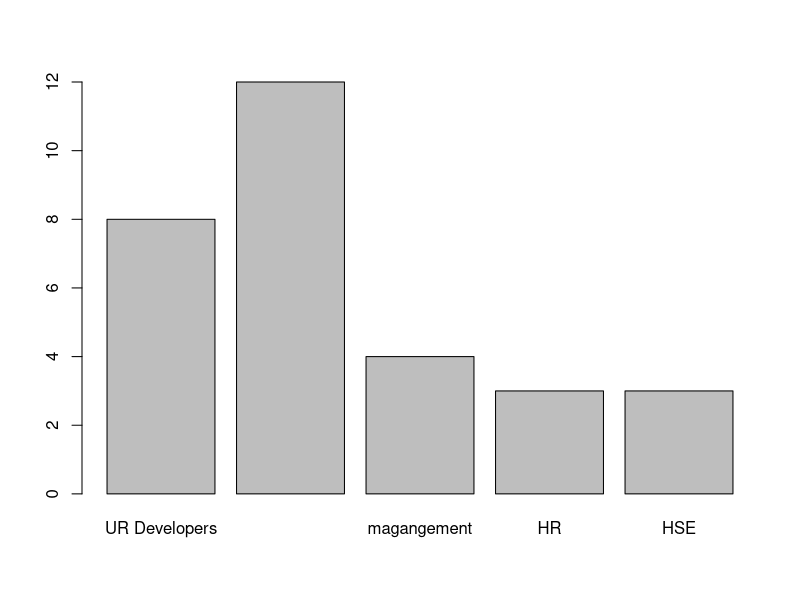
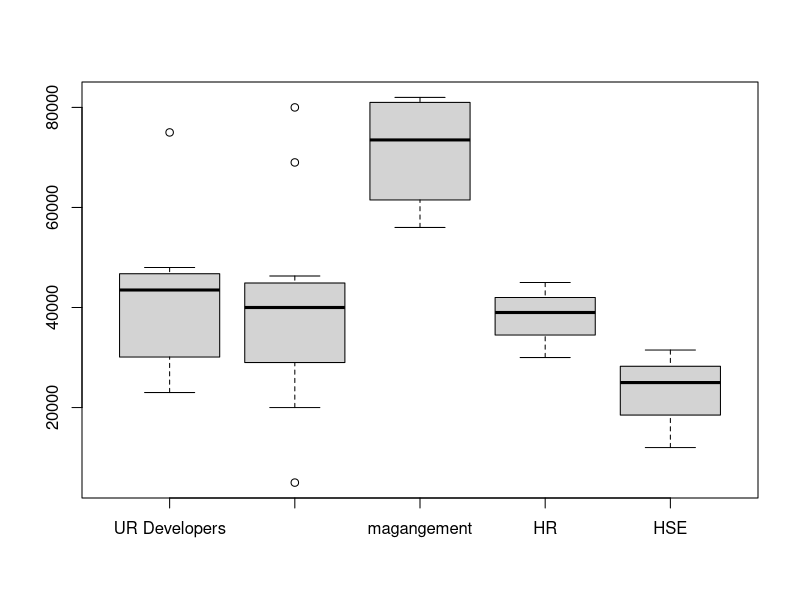
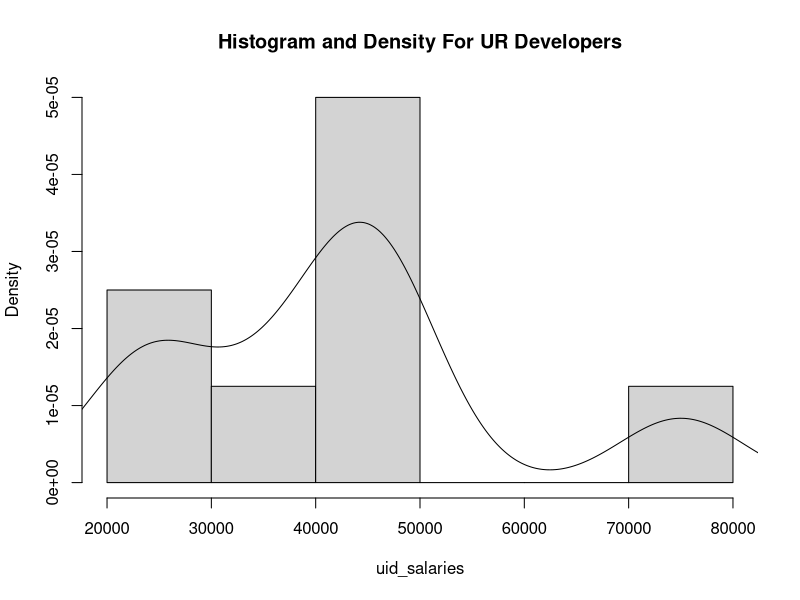
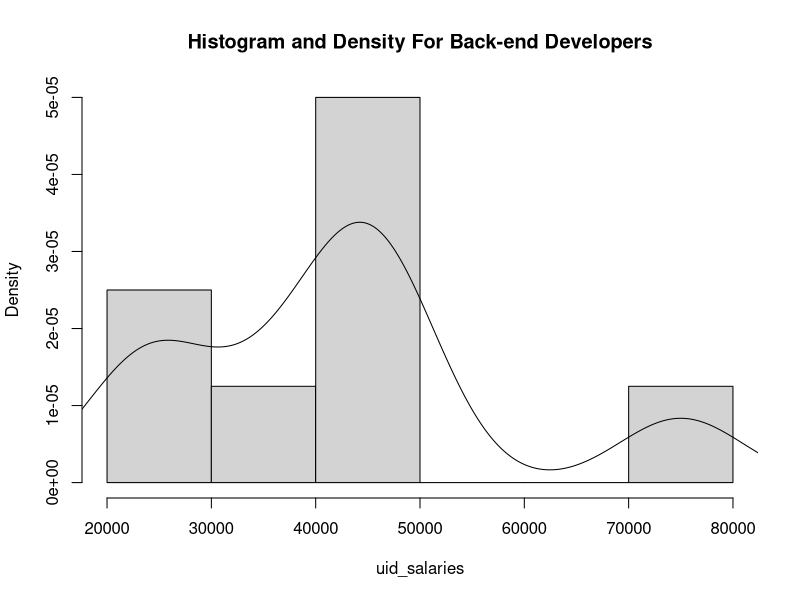
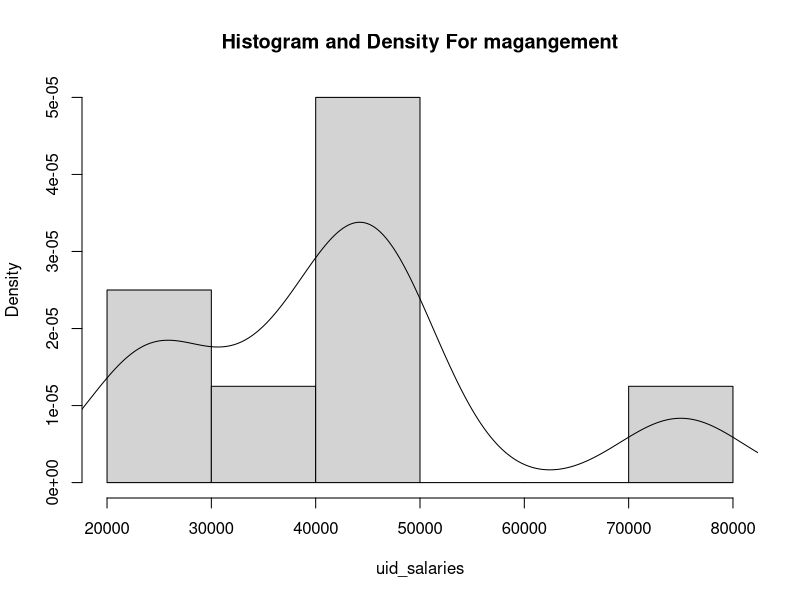
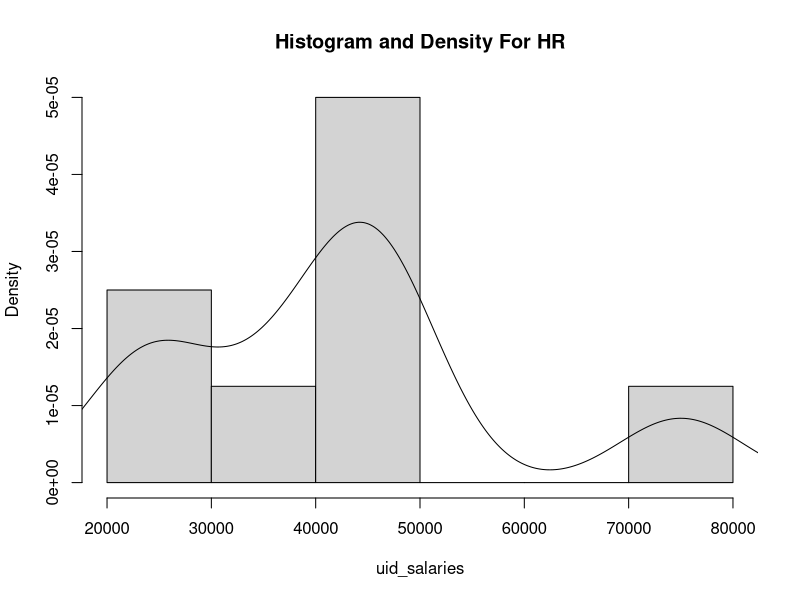
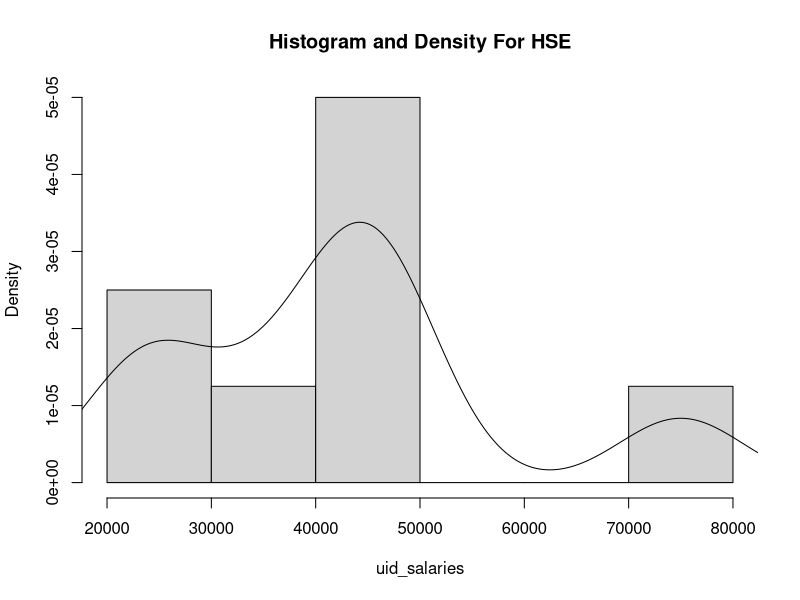
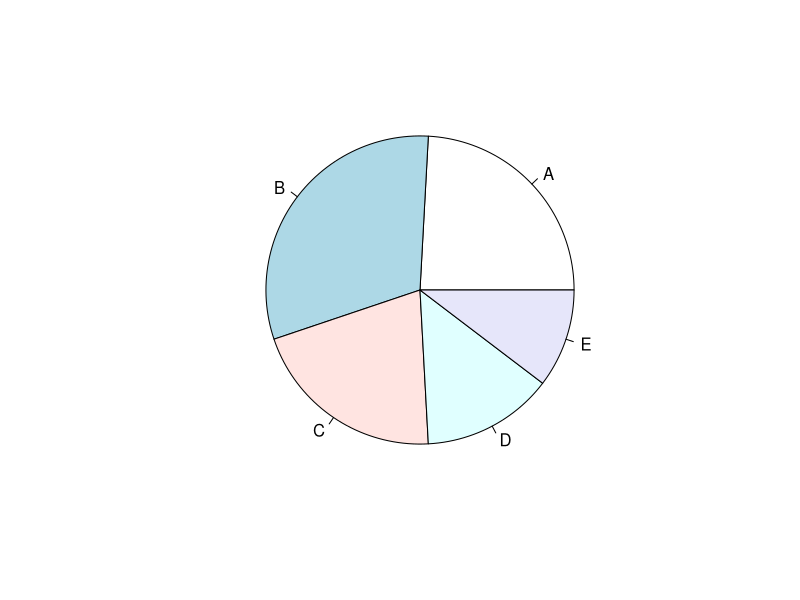

Reproduce these figures in R, in order.
positions <- c('UR Developers', 'Back-end Developers',
               'magangement', 'HR', 'HSE')
counts <- c(8, 12, 4, 3, 3)
################################################################################

barplot(counts, names.arg = positions)
################################################################################
uid_salaries <- c(75000, 25000, 48000, 42000, 35200, 45000, 23000, 45500)
bed_salaries <- c(20000, 80000, 36000, 46300, 41000, 43000, 22000, 37000,
                  39000, 43500, 69000, 5000)
mng_salaries <- c(80000, 67000, 56000, 82000)
hr_salaries <- c(45000, 39000, 30000)
hse_salareis <- c(12000, 25000, 31500)

boxplot(uid_salaries, bed_salaries, mng_salaries, hr_salaries, hse_salareis,
        names = positions)
################################################################################
#d
print_spread_measures <- function(pos, salaries) {
  quantiles = quantile(salaries, names=FALSE);
  Q1 = quantiles[2]
  mean = quantiles[3]
  Q3 = quantiles[4]
  iqr = Q3 - Q1
  cat('first quartile of', pos, 'salaries:', Q1, '\n')
  cat('second quartile(mean) of', pos, 'salaries:', mean, '\n')
  cat('first quartile of', pos, 'salaries:', Q3, '\n')
  cat('IQR of', pos, 'salaries:', Q3, '\n')
  cat("############################################\n")
}

all_position_salaries = list(uid_salaries, bed_salaries, mng_salaries, hr_salaries, hse_salareis)
for (i in 1:5) {
  print_spread_measures(positions[i], all_position_salaries[[i]])
}
################################################################################
plot_hist_density <- function(pos, salaries) {
  hist(uid_salaries, main=paste("Histogram and Density For", pos), border="black", prob=TRUE)
  lines(density(uid_salaries))
}
for (i in 1:5) {
  plot_hist_density(positions[i], all_position_salaries[[i]])
}
################################################################################
all_salaries = c(uid_salaries, bed_salaries, mng_salaries, hr_salaries, hse_salareis)
sal_group1 <- sum(all_salaries > 50000)
sal_group2 <- sum(all_salaries > 40000 & all_salaries < 50000)
sal_group3 <- sum(all_salaries > 30000 & all_salaries < 40000)
sal_group4 <- sum(all_salaries > 20000 & all_salaries < 30000)
sal_group5 <- sum(all_salaries <= 20000)
labels <- c("A", "B", "C", "D", "E")
pie(c(sal_group1, sal_group2, sal_group3, sal_group4, sal_group5), labels)
################################################################################
